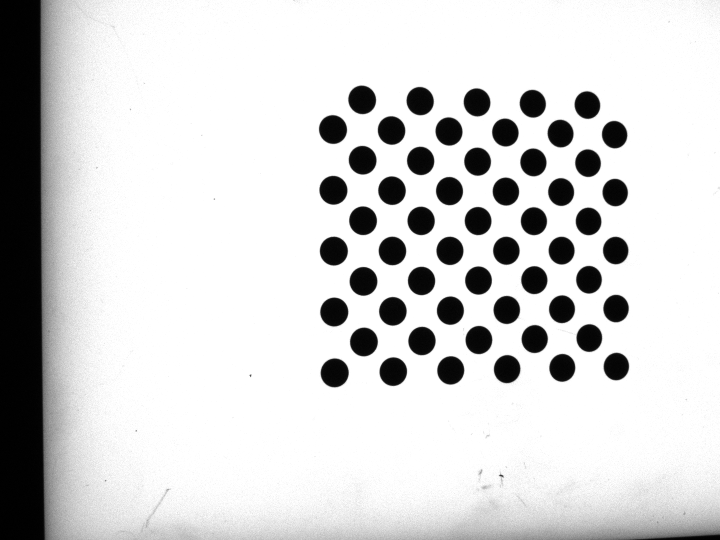
//> input picture image_captured2.png, 1440 x 1080 px (shown at 1/2 size)
$ ./chessboard   (built with g++ and OpenCV 4)
//> lines starting //> are read from the running program, lines starting //| are printed output that depends on the picture
#include "opencv2/core.hpp"
#include "opencv2/imgproc.hpp"
#include "opencv2/imgcodecs.hpp"
#include "opencv2/highgui.hpp"
#include "opencv2/calib3d.hpp"
#include <iostream>
using namespace cv;
using namespace std;
vector<Point3f> createBoardPoints(Size2i board_shape, double diagonal_spacing);

int main(int argc, char ** argv)
{
    Mat image_dot = imread( "image_captured2.png", IMREAD_GRAYSCALE);
//> image_dot is the input picture: 1080 rows x 1440 cols, CV_8UC1; min 0, max 255, mean 212.1
    // Mat gray = imread( "symmetric_dots.png", IMREAD_GRAYSCALE);
    Mat image_dot_center(image_dot.rows, image_dot.cols, IMREAD_GRAYSCALE);
    Mat board_points(1000, 1000, IMREAD_GRAYSCALE);

    if( image_dot.empty()){
        cout << "Error opening image" << endl;
        return EXIT_FAILURE;
    }
    Size patternsize(5,11); // how to define the size of asymmetric pattern?
    vector<Point2f> centers; // center of feature dots
    SimpleBlobDetector::Params params;
    params.maxArea = 10e4;
    // Ptr<FeatureDetector> blobDetector = new SimpleBlobDetector(params);
    Ptr<FeatureDetector> blobDetector = SimpleBlobDetector::create(params);
    bool patternfound = findCirclesGrid(image_dot,patternsize,centers, CALIB_CB_ASYMMETRIC_GRID, blobDetector);
//> centers = 55 Points (x, y), first 12: [668.9, 745.3], [668.1, 623.6], [667.2, 501.7], [666.4, 380.1], [665.6, 258.6], [727.4, 683.5], [726.5, 562.2], [725.7, 441], [724.8, 320], [723.9, 199.3], [786.1, 742.8], [785.3, 622.2]; patternfound = true
    cout<<"image points: "<<endl<<centers<<endl<<endl;
//| image points:
//| [668.93542, 745.32227;
//|  668.06696, 623.57556;
//|  667.21124, 501.73804;
//> (the first 4 of 56 printed lines)
    drawChessboardCorners(image_dot_center, patternsize, Mat(centers), patternfound);
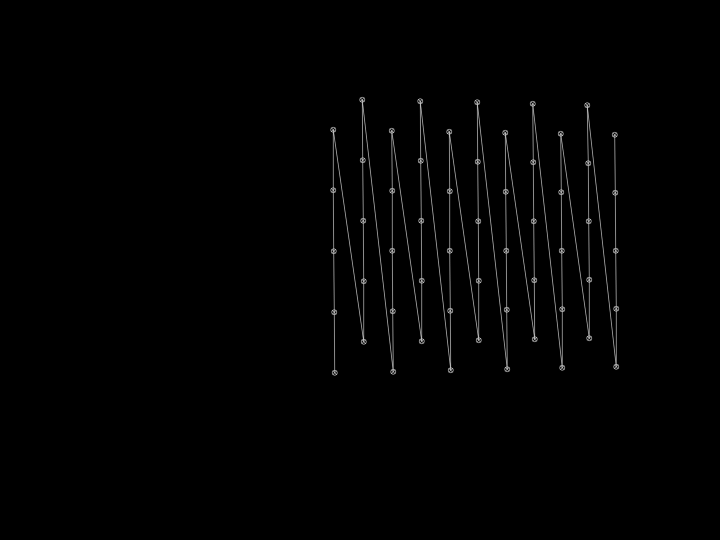
//> image_dot_center: 1080 rows x 1440 cols, CV_8UC1 (shown at 1/2 size); min 0, max 200, mean 2.1

    Size2i board_shape(5,11);
    double diagonal_spacing = 9;
    vector<Point3f>boardPoints = createBoardPoints(board_shape, diagonal_spacing);
    vector<Point2f>boardPoints_2D;
    for(int n=0; n<boardPoints.size(); n++)
    {
        boardPoints_2D.push_back(Point2f(10*boardPoints[n].x+400,-(10*boardPoints[n].y)+200)); // to show the target board feature dot, reverse y axis, zoom and shift to center of image
    }
    drawChessboardCorners(board_points, board_shape, Mat(boardPoints_2D), patternfound);
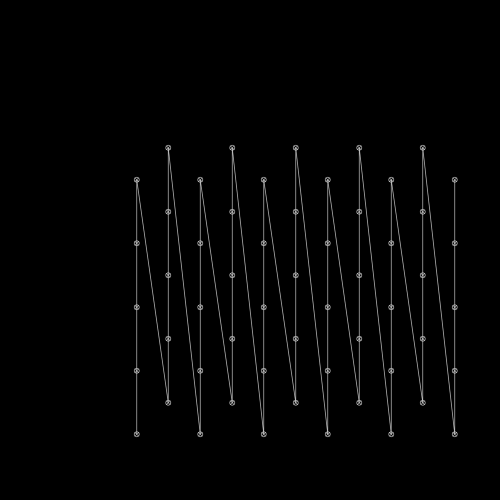
//> board_points: 1000 rows x 1000 cols, CV_8UC1 (shown at 1/2 size); min 0, max 200, mean 3.5
    cout<<"target board points: "<<endl<<boardPoints<<endl<<"size of board: "<<boardPoints.size()<<endl<<endl;

    vector<double> cameraMatrix_values
    { 3.4714076499814091e+03, 0., 7.5181741352412894e+02,
        0., 3.4711767048332676e+03, 5.4514783904300646e+02,
        0., 0., 1.  };
    vector<double> distCoeffs_values
    { -1.8430923287702131e-01, -4.2906853550556068e-02, -2.1393762247926785e-04, 2.9790668148119045e-04, 5.9981578839159733e+00};

    Mat cameraMatrix = Mat(3, 3, CV_64FC1, cameraMatrix_values.data());
    Mat distCoeffs = Mat(5, 1, CV_64FC1, distCoeffs_values.data());

    Mat rvec, tvec;
    solvePnP(boardPoints, centers, cameraMatrix, distCoeffs, rvec, tvec);
//> rvec = [3.11, -0.00986, 0.417]; tvec = [3.15, -45.97, 366.2]
    cout<<"rvec:"<<endl<<rvec<<endl<<endl<<"tvec:"<<endl<<tvec<<endl;
//| rvec:
//| [3.108854163288056;
//|  -0.009861171708974379;
//|  0.4173644352379126]
//| tvec:
//| [3.149894799904575;
//|  -45.9667492762571;
//|  366.1783367046669]
    double distance = sqrt(tvec.at<double>(0)*tvec.at<double>(0)+tvec.at<double>(1)*tvec.at<double>(1)+tvec.at<double>(2)*tvec.at<double>(2));
//> distance = 369.1
    cout<<"distance between target board and camera: "<<distance<<"mm"<<endl;
//| distance between target board and camera: 369.066mm

    imshow("Captured Image", image_dot);    // Show the result
    imshow("Captured Image Centers", image_dot_center);
    imshow("Board Points", board_points);
    waitKey();
    return EXIT_SUCCESS;
}

// [15 lines of commented-out code are left out]

vector<Point3f> createBoardPoints(Size2i board_shape, double diagonal_spacing)
{
    double spacing = diagonal_spacing/sqrt(2);
    vector<Point3f> centered_board_points(board_shape.area());
    for(int n=0; n<centered_board_points.size(); ++n)
    {
        int row_n = n/board_shape.width;
        int col_n = n%board_shape.width;
        centered_board_points[n].x = (float)(row_n - (board_shape.width - 1) / 2.) * spacing;
        centered_board_points[n].y = (float)(2*col_n+row_n%2+0.5-board_shape.height)*spacing;
        centered_board_points[n].z = 0.0;
    }
    return centered_board_points;

}

$ run again, with image_captured1.png copied over image_captured2.png
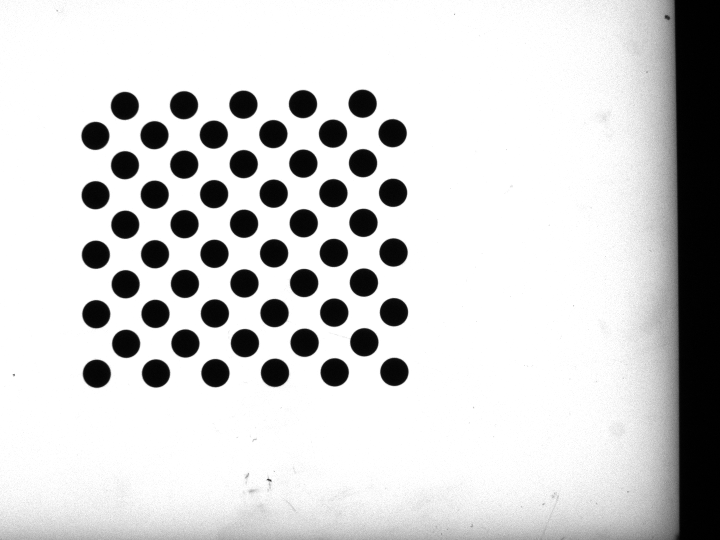
//> input picture image_captured1.png, 1440 x 1080 px (shown at 1/2 size)
//> image_dot is the input picture: 1080 rows x 1440 cols, CV_8UC1; min 0, max 255, mean 210.6
//> centers = 55 Points (x, y), first 12: [193.2, 747], [192.1, 628], [191.3, 509], [190.7, 390], [190.3, 271.3], [251.8, 687.2], [250.8, 568], [250.1, 448.9], [249.5, 330], [249.2, 211.3], [311.5, 746.4], [310.5, 627.2]; patternfound = true
//| image points:
//| [193.19867, 746.97369;
//|  192.12613, 628.00024;
//|  191.2937, 508.95654;
//> (the first 4 of 56 printed lines)
//> `drawChessboardCorners(image_dot_center, patternsize, Mat(centers), pat..`:
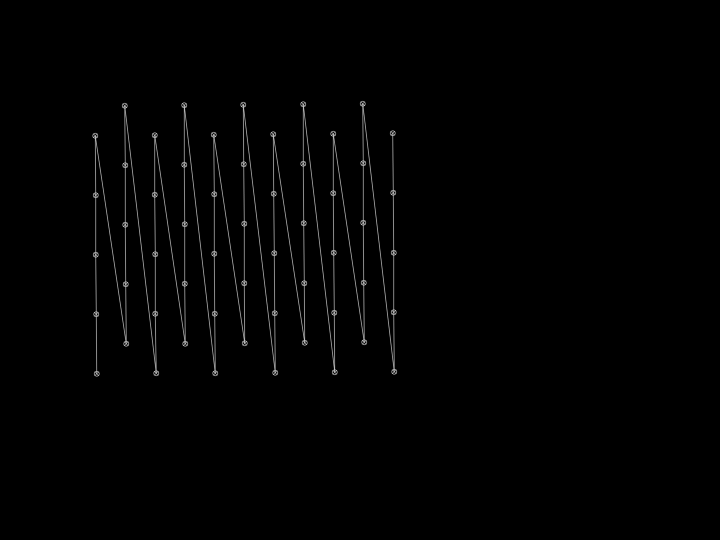
//> image_dot_center: 1080 rows x 1440 cols, CV_8UC1 (shown at 1/2 size); min 0, max 200, mean 2.1
//> rvec = [3.14, -0.0114, 0.0117]; tvec = [-47.51, -45.32, 369.6]
//| rvec:
//| [3.137384455628282;
//|  -0.01144718422255146;
//|  0.01165665822922449]
//| tvec:
//| [-47.50678149547508;
//> (the first 6 of 8 printed lines)
//> distance = 375.4
//| distance between target board and camera: 375.387mm
